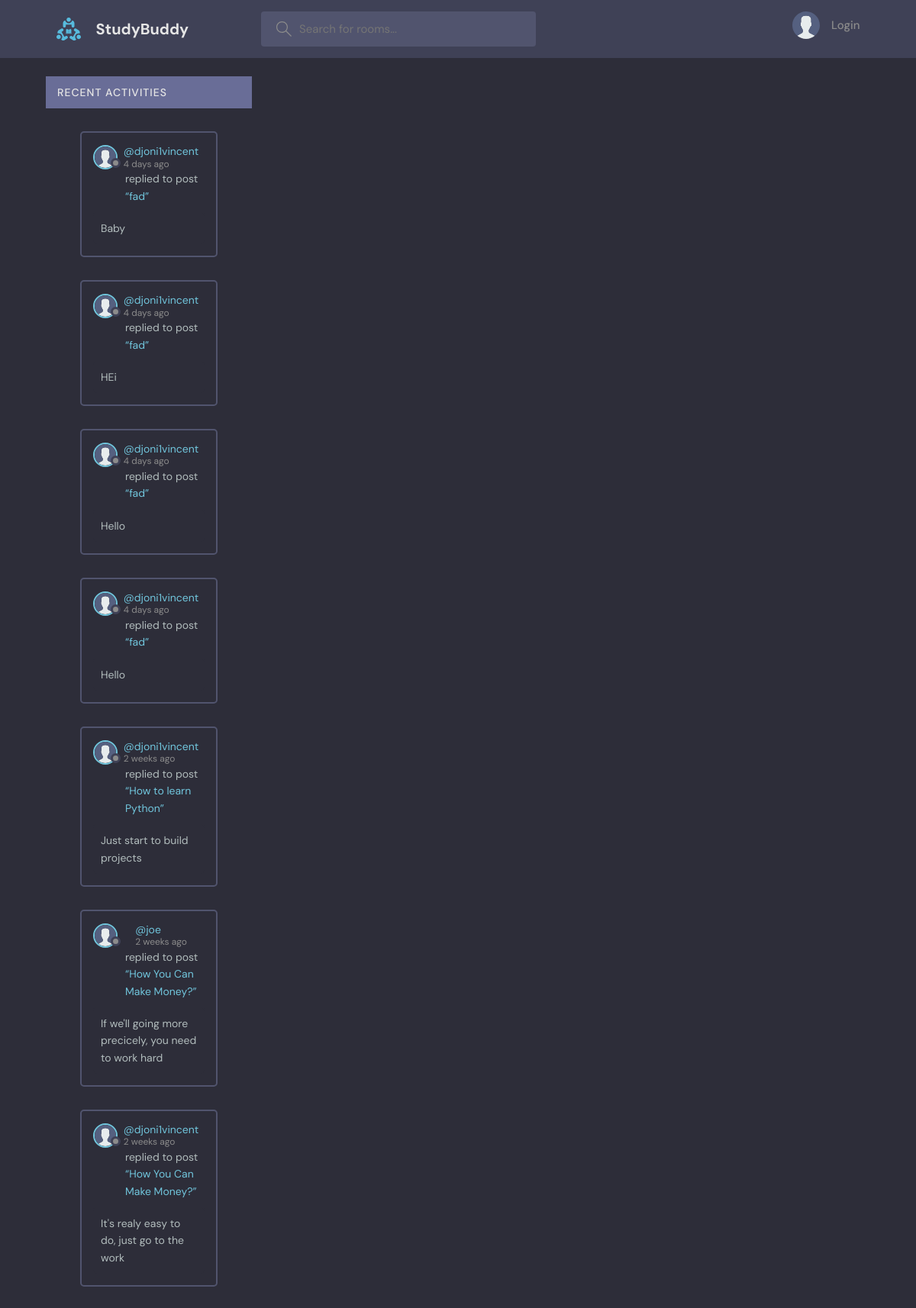
The page /activities/ on the database as committed earlier.
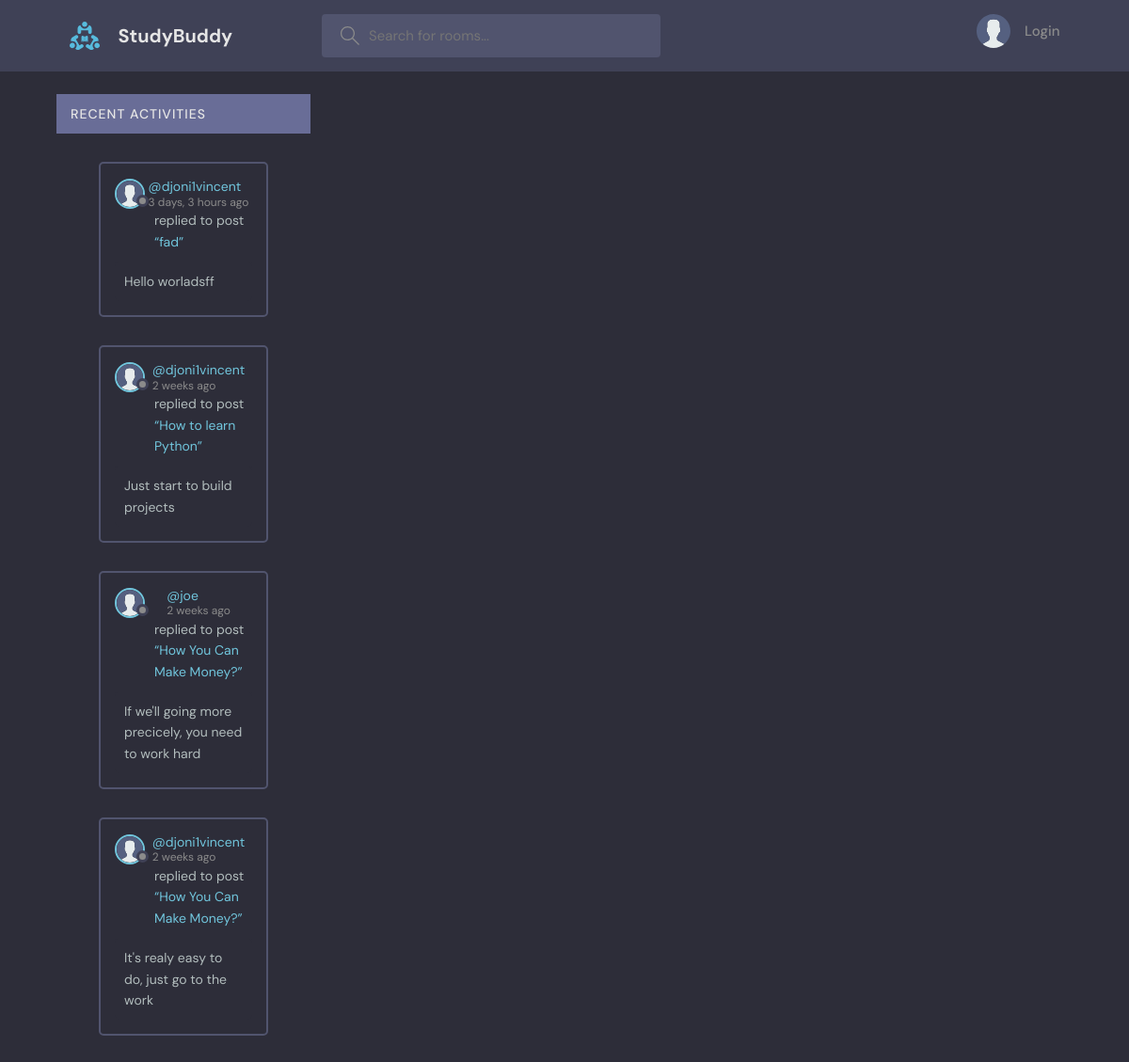
The same page on the database as committed later.
### base/models.py (models this page shows, shortened)
class Message(models.Model):
    user = models.ForeignKey(User, on_delete=models.CASCADE)
    room = models.ForeignKey(Room, on_delete=models.CASCADE)
    body = models.TextField()
    updated_at = models.DateTimeField(auto_now=True)
    created_at = models.DateTimeField(auto_now_add=True)
    class Meta:
        ordering = ["-updated_at", "-created_at"]

class Room(models.Model):
    host = models.ForeignKey(User, on_delete=models.SET_NULL, null=True)
    topic = models.ForeignKey(Topic, on_delete=models.SET_NULL, null=True)
    name = models.CharField(max_length=50)
    description = models.TextField(null=True, blank=True, max_length=50)
    participants = models.ManyToManyField(User, related_name="participants", blank=True)
    updated_at = models.DateTimeField(auto_now=True)
    created_at = models.DateTimeField(auto_now_add=True)
    class Meta:
        ordering = ["-updated_at", "-created_at"]
    def __str__(self):
        return self.name

### base/views.py (the view)
# urls.py: path("activities/", views.activitiesPage, name="activities"),
def activitiesPage(request):
    room_messages = Message.objects.all()
    context = {"room_messages": room_messages}
    return render(request, "base/activities_page.html", context)

### base/templates/base/activities_page.html
{% extends "main.html" %}
{% load static %}
{% block content %}
<main class="activities-page layout layout--2">
    <div class="container">
        <div class="roomList">
            {% include "base/activity_component.html" %}
        </div>
    </div>
</main>
{% endblock content %}

### base/templates/base/activity_component.html (shortened to what this page needs)
{% load static %}
<div class="activities__header">
    <h2>Recent Activities</h2>
</div>
{% for message in room_messages %}
    <div class="activities-page layout__body">
        <div class="activities__box">
            <div class="activities__boxHeader roomListRoom__header">
                <a href="{% url 'user-profile' message.user.username %}"
                   class="roomListRoom__author">
                    <div class="avatar avatar--small">
                        {% if message.user.profile.avatar %}
                            <img src="{{ message.user.profile.avatar.url }}" />
                        {% else %}
                            <img src="{% static 'images/avatar.svg' %}" />
                        {% endif %}
                    </div>
                    <p>
                        <a href="{% url 'user-profile' message.user.username %}">@{{ message.user.username }}</a>
                        <span>{{ message.created_at|timesince }} ago</span>
                    </p>
                </a>
            </div>
            <div class="activities__boxContent">
                <p>replied to post <a href="{% url 'room' message.room.id %}">“{{ message.room }}”</a></p>
                <div class="activities__boxRoomContent">{{ message.body }}</div>
            </div>
        </div>
    </div>
{% endfor %}

Rows that differ between the two databases and show on the page:
removed Message: user.username "djoni1vincent", created_at "4 days", room "fad", body "Baby"
removed Message: user.username "djoni1vincent", created_at "4 days", room "fad", body "HEi"
removed Message: user.username "djoni1vincent", created_at "4 days", room "fad", body "Hello"
removed Message: user.username "djoni1vincent", created_at "4 days", room "fad", body "Hello"
added Message: user.username "djoni1vincent", created_at "3 days, 3 hours", room "fad", body "Hello worladsff"
